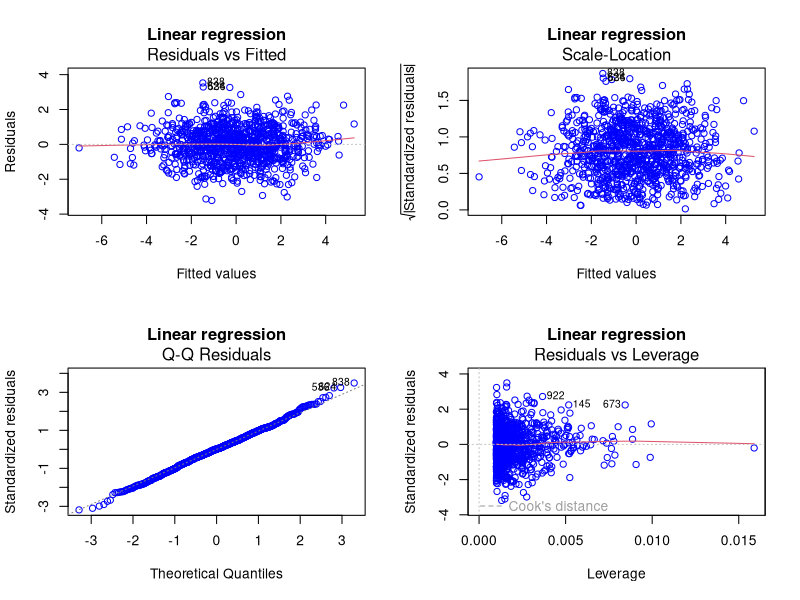
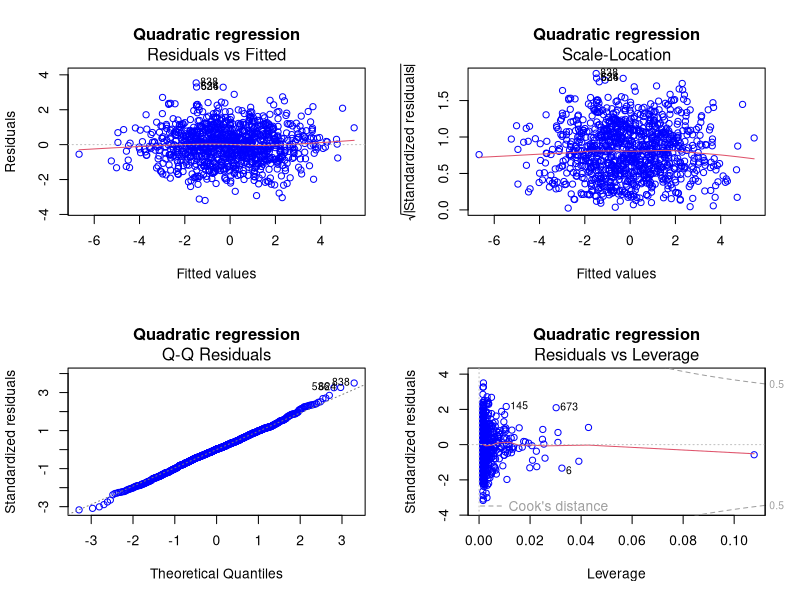
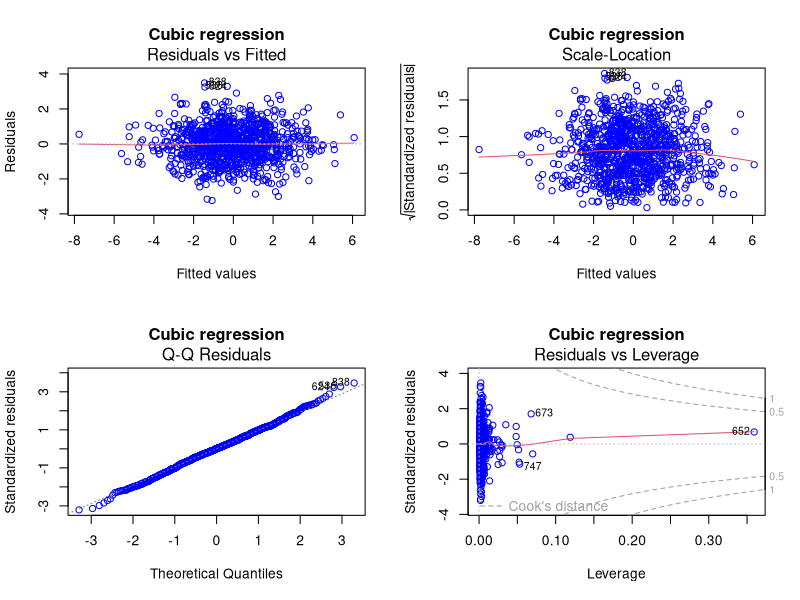
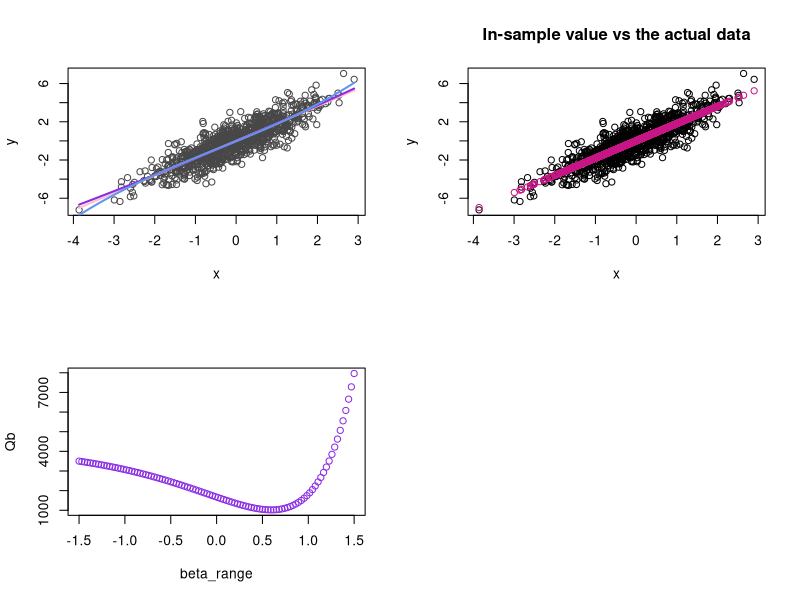

The R source for these figures, in order: (Note: this script raises an error after producing the figures.)


#**********Exercise 1**********#
#(1)
n=1000 #This generates random size n=1000
b=0.6 #Sets beta =0.6
x=rnorm(n, mean=0,sd=1)  #sets x draws randomly that 
#follows standard normal distribution
e=rnorm(n, mean=0,sd=1) #sets error term draws randomly that 
#follows standard normal distribution
y=exp(b)*x+ e #get the model for y
cor.test(y, x, method=c("pearson", "kendall", "spearman")) #Correlation between y and x
var(x) #Variance of x
var(e) #Variance of error term
var(y) #Variance of y
summary(x) #summary statistics about the distribution of x
summary(e) #summary statistics about the distribution of e
summary(y) #summary statistics about the distribution of y

#(2)
#Below includes codes for sections from (2-A to 2-C)
#Linear regression
linearfit=lm(y~x) #runs linear regression
linearfit
summary(linearfit) #estimation from the linear regression
#plot(linearfit)
#plot(linearfit,which=1, col=c("blue")) #residuals plot for quadratic regression

layout(matrix(1:4, 2, 2)) #Makes four small graphs in one screen
plot(linearfit,col=c("blue"), main="Linear regression") #Residuals plots

library(car) #package for conducting several statistical tests
ncvTest(linearfit) #for conducting BP test
#outlierTest(linearfit) #outlier test
#leveragePlots(linearfit)  #outlier test

#Quadratic regression
quafit=lm(y~x+I(x^2)) #runs quadratic regression
summary(quafit) #estimation from the quadratic regression

layout(matrix(1:4, 2, 2)) #Makes four small graphs in one screen
plot(quafit,col=c("blue"), main="Quadratic regression") #Residuals plots

#plot(quafit)
#plot(quafit,which=1, col=c("blue")) #residuals plot for quadratic regression
ncvTest(quafit) #for BP test
#outlierTest(quafit) #outlier test
#leveragePlots(quafit) #leverage plot

#Cubic regression
cubicfit=lm(y~x+I(x^2)+I(x^3)) #runs cubic regression
summary(cubicfit) #estimation from the cubic regression
#plot(cubicfit)
#plot(cubicfit,which=1, col=c("blue")) #residuals plot for cubic regression

layout(matrix(1:4, 2, 2)) #Makes four small graphs in one screen
plot(cubicfit,col=c("blue"), main="Cubic regression") #Residuals plots
ncvTest(cubicfit) #for conducting BP test
#outlierTest(cubicfit) #outlier test
#leveragePlots(cubicfit) #leverage plot

#(2-D) plot on a single fiture of in-sample predicted values
data=data.frame(x=seq(from=min(x), to=max(x), length.out=n)) #set the x within range with n
#Below set up the prediction for three regressions models
pred.linearfit=predict(linearfit, newdata=data)
pred.quafit=predict(quafit,newdata=data)
pred.cubicfit=predict(cubicfit,newdata=data)
#Plot of in-sample predicted values
plot(x,y, col=c("gray28"))
lines(pred.linearfit~data$x, col="pink", lw=2)
lines(pred.quafit~data$x, col="blueviolet", lw=2)
lines(pred.cubicfit~data$x, col="cornflowerblue", lw=2)

#3
#(3-A)
#Plot Q for b taking values on a grid 
#of point of size 100 in the interval [-1.5,1.5]
p=100 #change to size 100
beta_range= seq(-1.5,1.5, length.out = p) #Limits the interval from -1.5 to 1.5 given size of p

#Below shows the function for beta by
#minimizing the sum of squares of the residuals
Q_function=function(beta_range){ #Sets up function for b and name it as Q_function
  Qb = 0 #Let Qb=0 to start with the loop
  
  for (i in 1:length(x)){ #Sets an index variable for loop within x
    Qb = (y[i]-exp(beta_range)*x[i])*(y[i]-exp(beta_range)*x[i]) + Qb #Sets up equation 
  }
  return(Qb) #Return back the result 
}
Qb = c() #This function returns a vector for Qb
for(i in 1:p){ #Sets an index variable for loop within p
  Qb[i] = Q_function(beta_range[i]) #Defines the Q_function that includes the grid which has interval
}

plot(beta_range, Qb, col=c("blueviolet")) #Plot of Q for b

#(3-B): Deduce estimate for B hat
#This betahat is achieved by 
#minimizing the Q(b) or sum of squares of the residuals
betahat=beta_range[match(min(Qb),Qb)] #This match function helps finding the min
betahat

#alternative ways
newbetahat=nls(y~exp(b)*x,start=list(b=0.6)) #alternative way by using nonlinear least square function
newbetahat

#(3-C) plot predicted values vs. the actual data
yhat=exp(betahat)*x #Sets the new model with betahat
plot(x,y, main="In-sample value vs the actual data")
points(x,yhat,col=c("mediumvioletred"))  #plot of  predicted values vs actual data

#Predict value for yhat and conduct regression with x
pred.yhat=predict(yhat) #Predict value for yhat
actualfit=lm(yhat~x) #Sets regression model of yhat with x

#(3-D) Possible to estimate model with lm function in R?
#It is possible, the steps are shown below:
lm(y~x) #Step I: Conducts linear regressions
log(1.809) #Step II: Takes the log on coefficient of 

#(4-A)
#(4-a)Compute the training mean squared error
training.linearfit_mse=sum(residuals(linearfit)^2)/n # training mean squared error for linear model
training.quafit_mse=sum(residuals(quafit)^2)/n # training mean squared error for quadtratic model
training.cubicfit_mse=sum(residuals(cubicfit)^2)/n # training mean squared error for cubic model
training.actualfit_mse<-sum((yhat-y)^2)/n # training mean squared error for actual model

#Outputs from above
training.linearfit_mse
training.quafit_mse
training.cubicfit_mse
training.actualfit_mse

#(4-B)
m=data.frame(x=rnorm(100)) #Sets new sample size to m=100 with random 
nm=100 #new sample with m=100 renamed to nm
#for x that follows standard normal
k=exp(b)*m +data.frame(e=rnorm(100)) #Sets true model with size m 
#with error terms that follows standard normal

#Sets model with predicted model as test models with new data m
test.linearfit=predict(linearfit,newdata=m)
test.quafit=predict(quafit,newdata=m)
test.cubicfit=predict(cubicfit,newdata=m)
test.actualfit=predict(newbetahat,newdata=m)

kt=as.matrix(k) #Sets up 1 x 100 matrix for true model 

#Below are the equations and outputs for test mse
test.linearfit_mse=sum((kt-test.linearfit)*(kt-test.linearfit))/(nm)
test.quafit_mse=sum((kt-test.quafit)*(kt-test.quafit))/(nm)
test.cubicfit_mse=sum((kt-test.cubicfit)*(kt-test.cubicfit))/(nm)
test.actualfit_mse=sum((kt-test.actualfit)*(kt-test.actualfit))/(nm)

test.linearfit_mse
test.quafit_mse
test.cubicfit_mse
test.actualfit_mse

#(4-C)
#See my comments on word or pdf file


#**********Exercise 2**********#
#(1)
X1 = c(1,1,-3,2,3,4,4) #data input for X1
X2 = c(2,3,1,2,2,1,3) #data input for X2
Y = c(0,0,0,1,1,1,1) #data input for Y
observation = data.frame(X1,X2,Y) #This puts together the inputs and forms 7 x 3 matrix
observation
View(observation)

#(2)
predicty=function(a,b){ #this function allows for output for the prediction of P{Y=1|X_1=a, X_2=b} 
  euclid.distance = c() #This function returns a vector for euclidean distance
  for (i in 1:length(X1)) { #Sets a for loop #Sets an index variable for loop within X1
    euclid.distance[i]=sqrt((a-X1[i])*(a-X1[i])+(b-X2[i])*(b-X2[i])) #Sets up equations for Euclidean distances 
  }
  SHPD = Y[which(!is.na(match(euclid.distance,min(euclid.distance))))] #The !is.na(match() function helps finding 
  #among which of euclidean distances is the shortest or the shortest path distance (SHPD)
  threshold=(1+0)/2 #The threshold probability should be the mean of 0 and 1
  if(length(SHPD)>1){ #Sets an if loop
    #Where length function  sets the length of a vector of SHPD and must set it to >1
    #to complete the entire loops
    PSHPD=(sum(SHPD)*(1/length(SHPD))) 
    #Sets PSHPD to set the condition to predict classification
    #Where sum function returns the sum of SHPD
    
    
    if (PSHPD>=(threshold)) #Output equals 1 if PSHPD>=0.5
      print("1")
    else if(PSHPD<(threshold)) #Output equals 0 if PSHPD<0.5
      print("0")
    
  }
  else 
    paste("Output:",SHPD) #Sets message with output
  
}

#Tests the above function on three random points
predicty(-413,279)
predicty(3,2)
predicty(-3,1)

